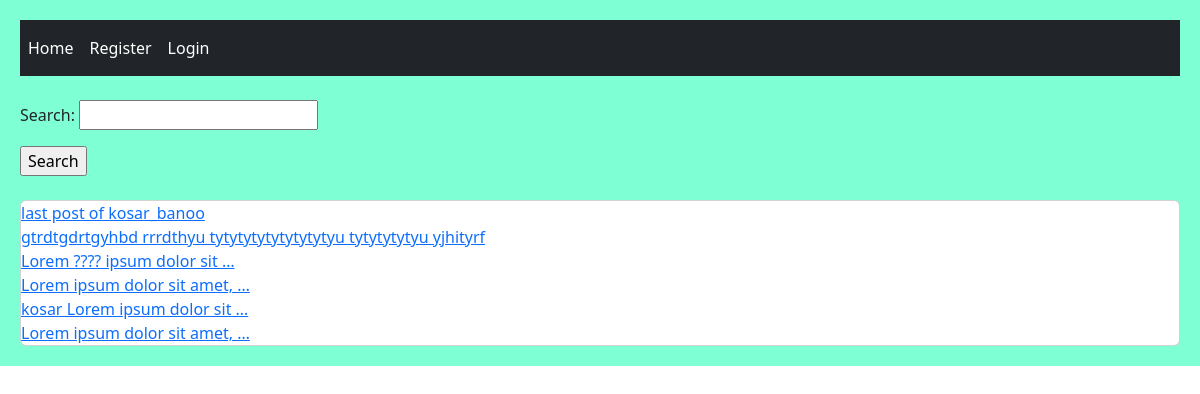
The page / on the database its author committed.
### home/models.py (models this page shows, shortened)
class Post(models.Model):
    user = models.ForeignKey(User, on_delete=models.CASCADE, related_name='posts')
    body = models.TextField()
    slug = models.SlugField()
    created = models.DateTimeField(auto_now_add=True)
    updated = models.DateTimeField(auto_now=True)
    class Meta:
        ordering = ('-created',)

### home/views.py (the view)
# urls.py: path('', views.HomeView.as_view(), name = 'home'),
class HomeView(View):
    form_class = PostSearchForm
    def get(self, request):
        posts = Post.objects.all()
        if request.GET.get('search'):
            posts = posts.filter(body__contains = request.GET['search'])
        return render(request, 'home/index.html', {'posts':posts, 'form':self.form_class})

### home/templates/home/index.html
{% extends 'base.html' %}
{% block content %}
    <br>
    <form action="" method="get">
        {{ form.as_p }}
        <input type="submit" value="Search">
    </form> <br>
    <div class="card">
        {% for post in posts %}
            <a href="{% url 'home:post_detail' post.id post.slug %}" class="card_body">{{ post.body |truncatewords:5 }}</a>
        {% endfor %}
    </div>
{% endblock  %}

### rows shown on the page
Post: body "last post of kosar_banoo"
Post: body "gtrdtgdrtgyhbd rrrdthyu tytytytytytytytytyu tytytytytyu yjhityrf"
Post: body "Lorem ???? ipsum dolor sit …"
Post: body "Lorem ipsum dolor sit amet, …"
Post: body "kosar Lorem ipsum dolor sit …"
Post: body "Lorem ipsum dolor sit amet, …"
